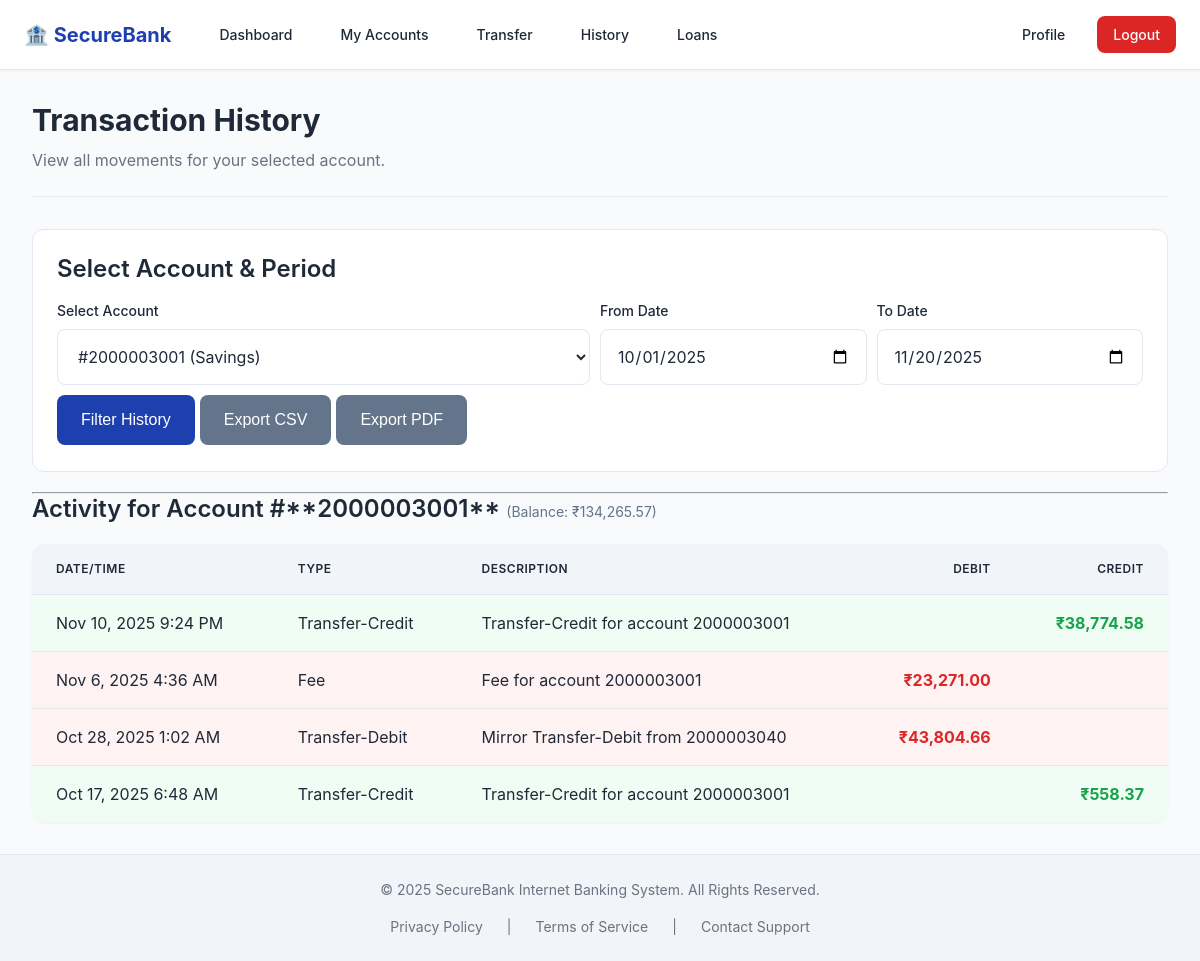
/client/transaction_history.php (signed in), run on the app's committed database.
### tables this page shows
CREATE TABLE IF NOT EXISTS accounts (
    account_id INT PRIMARY KEY AUTO_INCREMENT,
    user_id INT NOT NULL,
    account_number VARCHAR(20) NOT NULL UNIQUE,
    type_id INT NOT NULL,
    current_balance DECIMAL(15,2) DEFAULT 0.00,
    is_active BOOLEAN DEFAULT TRUE,
    opened_date DATE NOT NULL,
    FOREIGN KEY (user_id) REFERENCES users(user_id),
    FOREIGN KEY (type_id) REFERENCES account_types(type_id)
);

CREATE TABLE IF NOT EXISTS transactions (
    transaction_id INT PRIMARY KEY AUTO_INCREMENT,
    account_id INT NOT NULL,
    transaction_type VARCHAR(50) NOT NULL,
    amount DECIMAL(10,2) NOT NULL,
    transaction_date TIMESTAMP DEFAULT CURRENT_TIMESTAMP,
    description VARCHAR(255),
    recipient_account_number VARCHAR(20),
    status VARCHAR(50) DEFAULT 'Completed',
    FOREIGN KEY (account_id) REFERENCES accounts(account_id)
);

### includes/functions.php (called while the page is built, shortened)
<?php
function formatCurrency(float $amount, string $currency_symbol = '₹'): string {
    return $currency_symbol . number_format($amount, 2, '.', ',');
}
function formatDate(string $datetime, string $format = 'M j, Y g:i A'): string {
    try {
        $date_obj = new DateTime($datetime);
        return $date_obj->format($format);
    } catch (Exception $e) {
        return "Invalid Date";
    }
}
?>

### client/transaction_history.php (the view, shortened to what this page needs)
<?php
require_once __DIR__ . '/../includes/functions.php';
$conn = connectDB();
$client_id = $_SESSION['user_id'];
$client_accounts = [];
$transactions = [];
$account_info = null;
$selected_account_id = (int)($_GET['acc_id'] ?? 0);
$start_date = $_GET['start_date'] ?? date('Y-m-01', strtotime('-1 month'));
$end_date = $_GET['end_date'] ?? date('Y-m-d');
try {
    $stmt_accounts = $conn->prepare("SELECT a.account_id, a.account_number, at.type_name, a.current_balance
                                     FROM accounts a
                                     JOIN account_types at ON a.type_id = at.type_id
                                     WHERE a.user_id = ? AND a.is_active = TRUE
                                     ORDER BY a.account_number ASC");
    $stmt_accounts->bind_param("i", $client_id);
    $stmt_accounts->execute();
    $result_accs = $stmt_accounts->get_result();
    while ($row = $result_accs->fetch_assoc()) {
        $client_accounts[$row['account_id']] = $row;
    }
    if ($selected_account_id === 0 && !empty($client_accounts)) {
        $selected_account_id = array_key_first($client_accounts);
    }
} catch (Exception $e) {
    $message = "Database error fetching account list.";
    $message_type = 'error';
    error_log("Client History Account Fetch Error: " . $e->getMessage());
    goto render_page;
}
if ($selected_account_id > 0 && isset($client_accounts[$selected_account_id])) {
    $account_info = $client_accounts[$selected_account_id];
    $end_datetime = $end_date . ' 23:59:59';
    $start_datetime = $start_date . ' 00:00:00';
    try {
        $sql = "SELECT transaction_id, transaction_type, amount, description, transaction_date
                FROM transactions
                WHERE account_id = ?
                AND transaction_date BETWEEN ? AND ?
                ORDER BY transaction_date DESC";
        $stmt = $conn->prepare($sql);
        $stmt->bind_param("iss", $selected_account_id, $start_datetime, $end_datetime);
        $stmt->execute();
        $transactions = $stmt->get_result()->fetch_all(MYSQLI_ASSOC);
    } catch (Exception $e) {
        $message = "Database error fetching transaction history.";
        $message_type = 'error';
        error_log("Client Transaction History Fetch Error: " . $e->getMessage());
    }
} else if ($selected_account_id > 0) {
    $message = "The selected account is invalid or inactive.";
    $message_type = 'error';
}
?>
<?php require_once __DIR__ . '/../includes/header.php'; ?>
<div class="page-title">
    <h1>Transaction History</h1>
    <p>View all movements for your selected account.</p>
</div>
<div class="filter-section" style="margin: 0 auto 20px;">
    <h2>Select Account & Period</h2>
    <form method="GET" action="transaction_history.php" class="search-form" style="display: flex; gap: 10px; align-items: flex-end;">
        <div class="form-group" style="flex-grow: 2;">
            <label for="account_id">Select Account</label>
            <select id="account_id" name="acc_id" required>
                <?php foreach ($client_accounts as $acc_id => $acc): ?>
                    <option value="<?php echo $acc_id; ?>"
                            <?php echo $acc_id == $selected_account_id ? 'selected' : ''; ?>>
                        #<?php echo htmlspecialchars($acc['account_number']); ?> (<?php echo htmlspecialchars($acc['type_name']); ?>)
                    </option>
                <?php endforeach; ?>
            </select>
        </div>
        <div class="form-group" style="flex-grow: 1;">
            <label for="start_date">From Date</label>
            <input type="date" id="start_date" name="start_date" required
                   value="<?php echo htmlspecialchars($start_date); ?>">
        </div>
        <div class="form-group" style="flex-grow: 1;">
            <label for="end_date">To Date</label>
            <input type="date" id="end_date" name="end_date" required
                   value="<?php echo htmlspecialchars($end_date); ?>">
        </div>
        <div style="display: flex; gap: 5px; margin-bottom: 2px;">
            <button type="submit" name="action" value="filter" class="btn-primary">Filter History</button>
            <?php if ($selected_account_id > 0): ?>
                <button type="submit" name="export" value="csv" class="btn-secondary">Export CSV</button>
                <button type="submit" name="export" value="pdf" class="btn-secondary">Export PDF</button>
            <?php endif; ?>
        </div>
    </form>
</div>
<hr>
<?php if ($account_info): ?>
<section class="transaction-history-results">
    <h2>Activity for Account #**<?php echo htmlspecialchars($account_info['account_number']); ?>**
        <small style="font-weight: normal; color: var(--secondary-color);"> (Balance: <?php echo formatCurrency($account_info['current_balance']); ?>)</small>
    </h2>
    <?php if (!empty($transactions)): ?>
    <table class="data-table transaction-table" style="margin-top: 20px;">
        <thead>
            <tr>
                <th>Date/Time</th>
                <th>Type</th>
                <th>Description</th>
                <th>Debit</th>
                <th>Credit</th>
            </tr>
        </thead>
        <tbody>
            <?php
            $debit_types = ['Withdrawal', 'Transfer-Debit', 'Fee', 'Loan Payment'];
            foreach ($transactions as $txn):
                $is_debit = in_array($txn['transaction_type'], $debit_types);
                $amount = (float)$txn['amount'];
                $debit_display = $is_debit ? formatCurrency($amount) : '';
                $credit_display = !$is_debit ? formatCurrency($amount) : '';
            ?>
            <tr class="<?php echo $is_debit ? 'txn-debit' : 'txn-credit'; ?>">
                <td><?php echo formatDate($txn['transaction_date']); ?></td>
                <td><?php echo htmlspecialchars($txn['transaction_type']); ?></td>
                <td><?php echo htmlspecialchars($txn['description']); ?></td>
                <td style="color: var(--danger-color); font-weight: bold;"><?php echo $debit_display; ?></td>
                <td style="color: var(--success-color); font-weight: bold;"><?php echo $credit_display; ?></td>
            </tr>
            <?php endforeach; ?>
        </tbody>
    </table>
    <?php else: ?>
        <div class="message-box">No transactions found for this account in the selected date range.</div>
    <?php endif; ?>
</section>
<?php endif; ?>
<?php
require_once __DIR__ . '/../includes/footer.php';
?>

### includes/header.php (shortened to what this page needs)
<?php
$base_path = (strpos($_SERVER['PHP_SELF'], '/admin/') !== false ||
              strpos($_SERVER['PHP_SELF'], '/staff/') !== false ||
              strpos($_SERVER['PHP_SELF'], '/client/') !== false ||
              strpos($_SERVER['PHP_SELF'], '/includes/') !== false) ? '../' : '';
$user_role = $_SESSION['user_role'] ?? 'Guest';
?>
<!DOCTYPE html>
<html lang="en">
<head>
    <link rel="stylesheet" href="<?php echo $base_path; ?>assets/css/style.css">
    </head>
<body>
<header class="main-header">
    <div class="logo-container">
        <a href="<?php echo $base_path; ?>index.php" class="logo">🏦 SecureBank</a>
    </div>
    <nav class="main-nav">
        <ul>
            <?php if ($user_role !== 'Guest'): ?>
                <li><a href="<?php echo $base_path . strtolower($user_role); ?>/dashboard.php">Dashboard</a></li>
            <?php endif; ?>
            <?php if ($user_role === 'Client'): ?>
                <li><a href="<?php echo $base_path; ?>client/accounts.php">My Accounts</a></li>
                <li><a href="<?php echo $base_path; ?>client/transfer_funds.php">Transfer</a></li>
                <li><a href="<?php echo $base_path; ?>client/transaction_history.php">History</a></li>
                <li><a href="<?php echo $base_path; ?>client/loan_application.php">Loans</a></li>
            <?php endif; ?>
            <li class="nav-right">
                <?php if ($user_role !== 'Guest'): ?>
                    <?php if ($user_role === 'Client'): ?>
                        <a href="<?php echo $base_path; ?>client/profile.php">Profile</a>
                    <?php endif; ?>
                    <a href="<?php echo $base_path; ?>logout.php" class="btn-logout">Logout</a>
                <?php else: ?>
                    <a href="<?php echo $base_path; ?>login.php" class="btn-primary">Login</a>
                    <a href="<?php echo $base_path; ?>signup.php" class="btn-secondary">Sign Up</a>
                <?php endif; ?>
            </li>
        </ul>
    </nav>
</header>
<main class="main-content-wrapper">

### includes/footer.php (shortened to what this page needs)
<?php
$base_path = (strpos($_SERVER['PHP_SELF'], '/admin/') !== false ||
              strpos($_SERVER['PHP_SELF'], '/staff/') !== false ||
              strpos($_SERVER['PHP_SELF'], '/client/') !== false ||
              strpos($_SERVER['PHP_SELF'], '/includes/') !== false) ? '../' : '';
?>
</main>
<footer class="main-footer">
    <div class="footer-content">
        <p>&copy; <?php echo date("Y"); ?> SecureBank Internet Banking System. All Rights Reserved.</p>
    </div>
    <div class="footer-links">
        <a href="<?php echo $base_path; ?>includes/privacy.php">Privacy Policy</a> |
        <a href="<?php echo $base_path; ?>includes/terms.php">Terms of Service</a> |
        <a href="<?php echo $base_path; ?>includes/contact.php">Contact Support</a>
    </div>
</footer>
</body>
</html>

### data on the page
accounts: account_number "2000003001", current_balance "₹134,265.57"
transactions: transaction_date "Nov 10, 2025 9:24 PM", transaction_type "Transfer-Credit", description "Transfer-Credit for account 2000003001", credit_display "₹38,774.58"
transactions: transaction_date "Nov 6, 2025 4:36 AM", transaction_type "Fee", description "Fee for account 2000003001", debit_display "₹23,271.00"
transactions: transaction_date "Oct 28, 2025 1:02 AM", transaction_type "Transfer-Debit", description "Mirror Transfer-Debit from 2000003040", debit_display "₹43,804.66"
transactions: transaction_date "Oct 17, 2025 6:48 AM", transaction_type "Transfer-Credit", description "Transfer-Credit for account 2000003001", credit_display "₹558.37"
